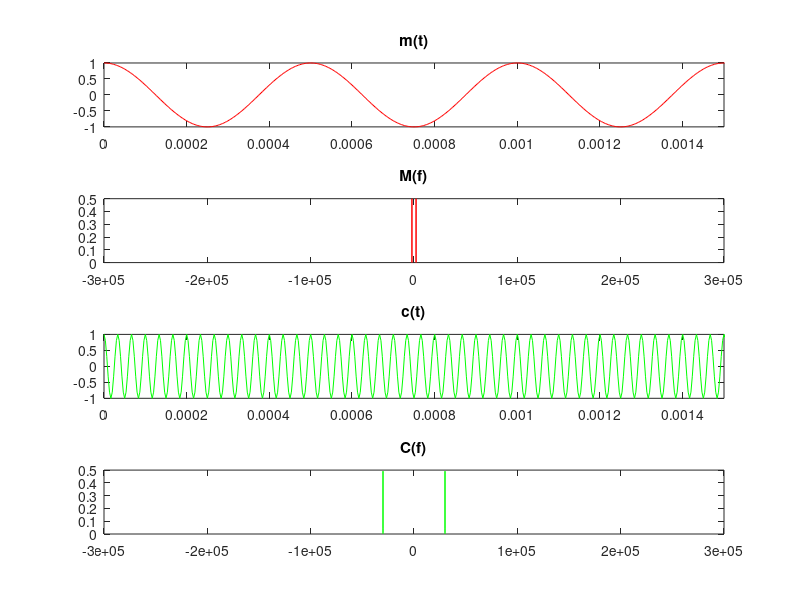
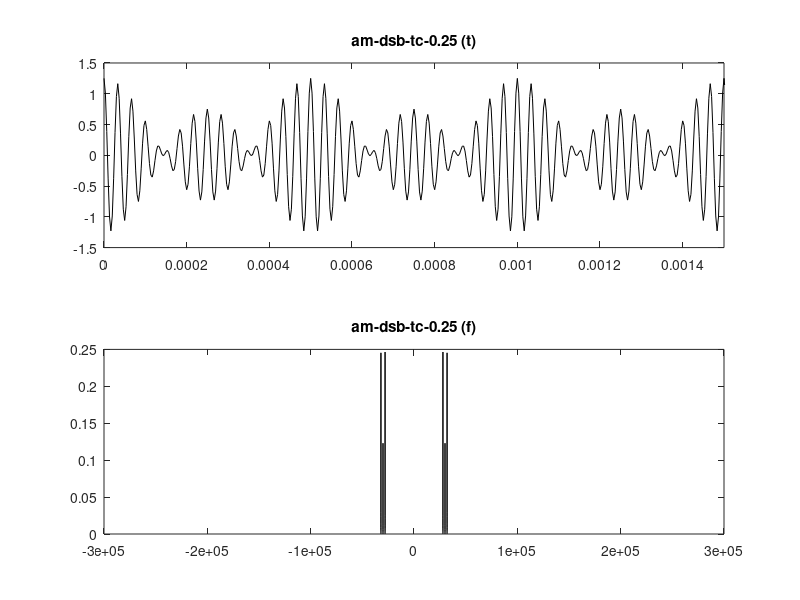
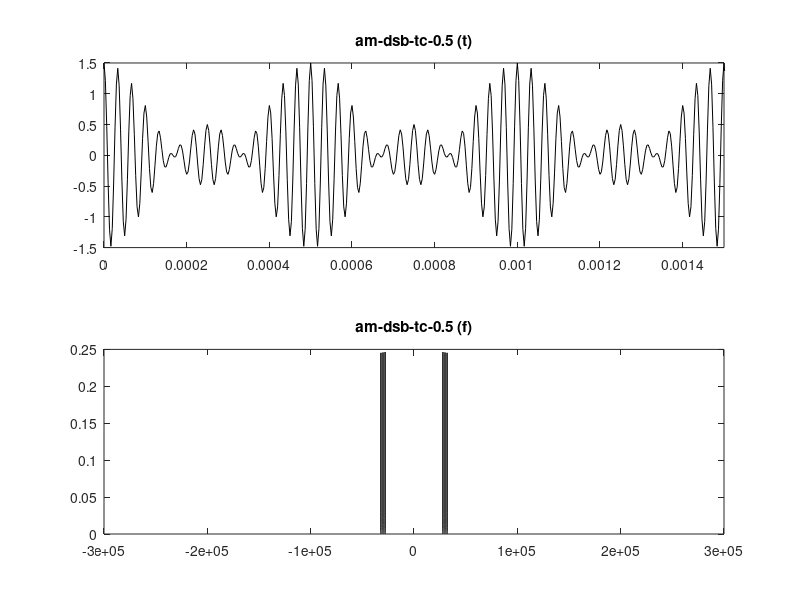
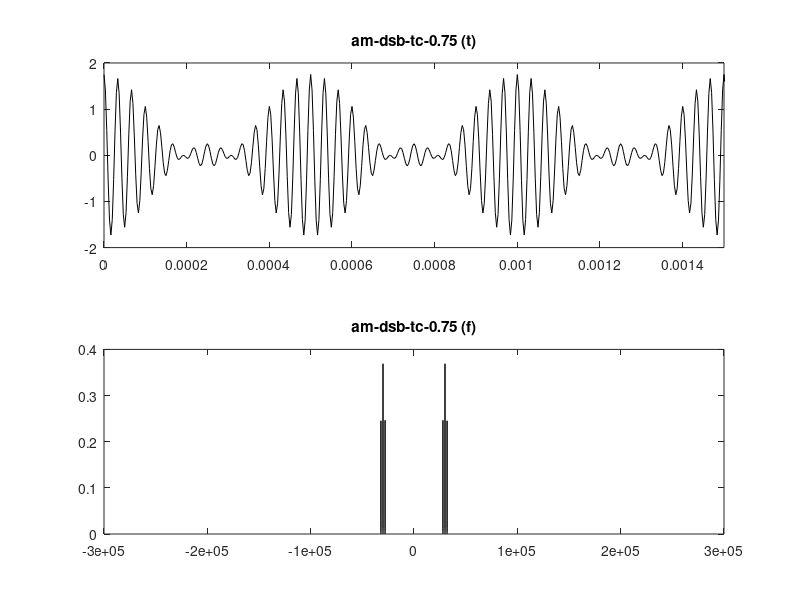

Source code (MATLAB) for these figures, in order: (Note: this script raises an error after producing the figures.)
pkg load signal
close all;
clear all;
clc;

Am = 1;
Ac = 1;

fm = 2e3;
fc = 30e3;

fs = 10*fc;
Ts = 1/fs;
t_final = 2;
T = 1/fm;

t = [0:Ts:t_final];

passo_f = 1/t_final;
f = [-fs/2:passo_f:fs/2];

m_t = Am * cos(2*pi*fm*t); % Sinal
c_t = Ac * cos(2*pi*fc*t); % Portadora


%DSB-SC
rc_t = m_t .* c_t;
sc_t = rc_t .* c_t;
%sc_t = Ac.*cos(2*pi*fc*t).*m_t;

%DSB-TC
fm1 = 0.25 ;
fm2 = 0.5 ;
fm3 = 0.75 ;
fm4 = 1;
fm5 = 1.5 ;

s1_deslocado = m_t + fm1;
s2_deslocado = m_t + fm2;
s3_deslocado = m_t + fm3;
s4_deslocado = m_t + fm4;
s5_deslocado = m_t + fm5;

t1c_t = s1_deslocado .* c_t;
t2c_t = s2_deslocado .* c_t;
t3c_t = s3_deslocado .* c_t;
t4c_t = s4_deslocado .* c_t;
t5c_t = s5_deslocado .* c_t;

%--------------------------------------------------------------------------------------------------------------------------------
% Mudança de dominio para frequência
M_f = fftshift(fft(m_t)/length(m_t));
C_f = fftshift(fft(c_t) / length(c_t));

T1C_f = fftshift(fft(t1c_t) / length(t1c_t));
T2C_f = fftshift(fft(t2c_t) / length(t2c_t));
T3C_f = fftshift(fft(t3c_t) / length(t3c_t));
T4C_f = fftshift(fft(t4c_t) / length(t4c_t));
T5C_f = fftshift(fft(t5c_t) / length(t5c_t));

SC_f = fftshift(fft(sc_t) / length(sc_t));

%Plot 1 - PLOT DOS SINAIS Portadora e Sinal -------------------------------------------------------------------------------------------------------
figure(1)
subplot(411)
plot(t,m_t,"r")
xlim([0 3*T])
title("m(t)")

subplot(412)
plot(f,abs(M_f),"r")
xlim([-fs fs])
title("M(f)")

subplot(413)
plot(t,c_t,"g")
xlim([0 3*T])
title("c(t)")

subplot(414)
plot(f,abs(C_f),"g")
xlim([-fs fs])
title("C(f)")

%Plot 1 - PLOT DOS SINAIS DSB-------------------------------------------------------------------------------------------------------
figure(2)
subplot(211)
plot(t,t1c_t,"k")
xlim([0 3*T])
title("am-dsb-tc-0.25 (t)")

subplot(212)
plot(f,abs(T1C_f),"k")
xlim([-fs fs])
title("am-dsb-tc-0.25 (f)")

figure(4)
subplot(211)
plot(t,t2c_t,"k")
xlim([0 3*T])
title("am-dsb-tc-0.5 (t)")

subplot(212)
plot(f,abs(T2C_f),"k")
xlim([-fs fs])
title("am-dsb-tc-0.5 (f)")

figure(5)
subplot(211)
plot(t,t3c_t,"k")
xlim([0 3*T])
title("am-dsb-tc-0.75 (t)")

subplot(212)
plot(f,abs(T3C_f),"k")
xlim([-fs fs])
title("am-dsb-tc-0.75 (f)")

figure(6)
subplot(211)
plot(t,t4c_t,"k")
xlim([0 3*T])
title("am-dsb-tc-1.00 (t)")

subplot(212)
plot(f,abs(T4C_f),"k")
xlim([-fs fs])
title("am-dsb-tc-1.00 (f)")

figure(7)
subplot(211)
plot(t,t5c_t,"k")
xlim([0 3*T])
title("am-dsb-tc-1.25 (t)")

subplot(212)
plot(f,abs(T5C_f),"k")
xlim([-fs fs])
title("am-dsb-tc-1.25 (f)")

##
##figure(7)
##subplot(211)
##plot(t,sc_t,"b")
##xlim([0 3*T])
##title("am-dsb-sc (t)")
##
##subplot(212)
##plot(f,abs(SC_f),"b")
##xlim([-fs fs])
##title("am-dsb-sc (f)")
##



%--------------------------------------------------------------------------------------------------------------------------------




filtro_pb_t = fir1(80,(fm*2)/fs);

sc_t_demod = sc_t;

sc_t_filtrado = filter(filtro_pb_t,1,sc_t_demod);
sc_f_filtrado = fftshift(fft(sc_t_filtrado ));

figure(8)
subplot(211)
plot(t,sc_t_filtrado,"b")
xlim([0 3*T])
title("am-dsb-sc (t) - filtrado")

subplot(212)
plot(f,abs(sc_t_filtrado));
xlim([-fs fs])

%--------------------------------------------------------------------------------------------------------------------------------




filtro_pb_t = fir1(80,(fm*2)/fs);

tc_t_demod = t5sc_t .* c_t;


tc_t_filtrado = filter(filtro_pb_t,1,tc_t_demod);
tc_f_filtrado = fftshift(fft(tc_t_filtrado ));

figure(9)
subplot(211)
plot(t,tc_t_filtrado,"b")
xlim([0 3*T])
title("am-dsb-tc(t)-1.25 - filtrado")

subplot(212)
plot(f,abs(tc_t_filtrado));
xlim([-fs fs])

